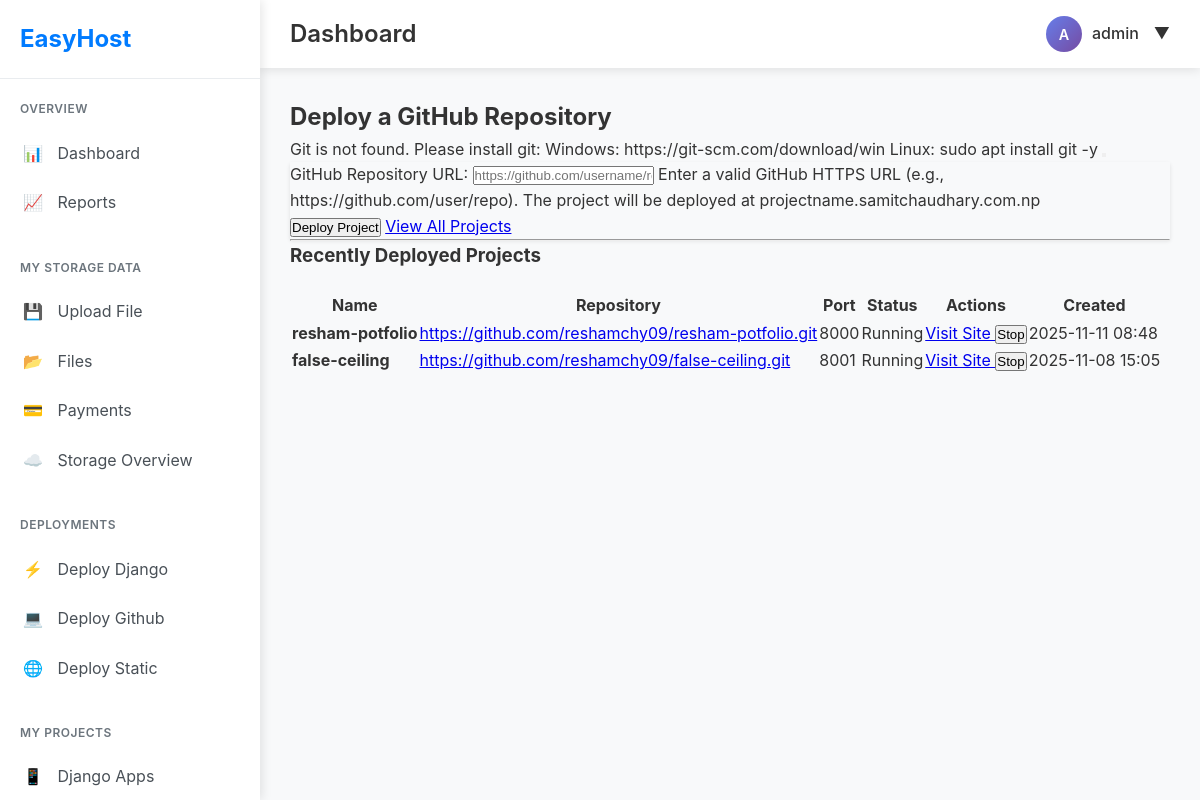
Before: /deploy/ (signed in) with the older database file.
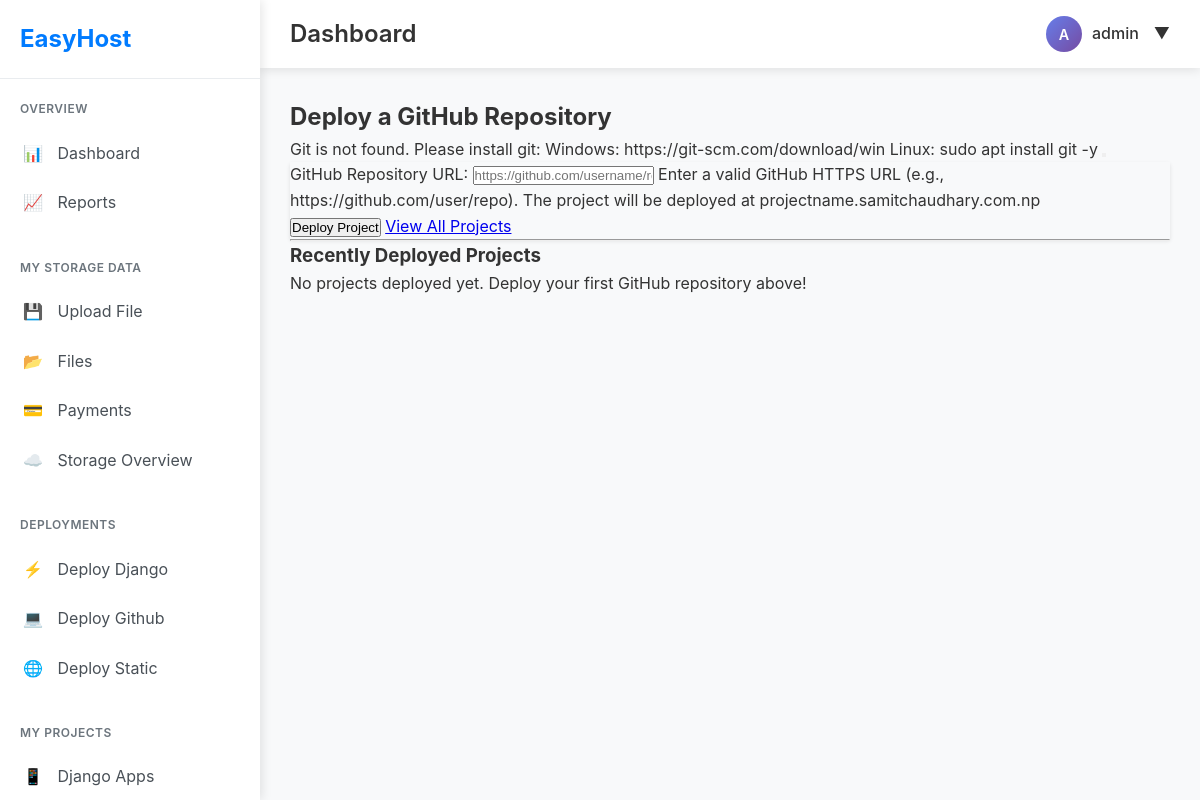
After: the same page with the newer database file.
### app/models.py (models this page shows, shortened)
class DeployedProject(models.Model):
    name = models.CharField(max_length=255, unique=True)
    repo_url = models.URLField()
    port = models.PositiveIntegerField(unique=True)
    running = models.BooleanField(default=False)
    pid = models.PositiveIntegerField(null=True, blank=True)
    created_at = models.DateTimeField(auto_now_add=True)
    updated_at = models.DateTimeField(auto_now=True)
    class Meta:
        ordering = ['-created_at']
        indexes = [
            models.Index(fields=['port']),
            models.Index(fields=['pid']),
            models.Index(fields=['name']),
        ]
    def get_subdomain_url(self):
        return f"http://{self.name}.{MAIN_DOMAIN}"
    def get_host_url(self, request=None):
        use_https = getattr(settings, 'USE_HTTPS', False)
        if use_https:
            return self.get_subdomain_url_secure()
        return self.get_subdomain_url()

### app/views.py (the view, shortened to what this page needs)
# urls.py: path('deploy/', views.github_view, name='github_view'),
def github_view(request):
    try:
        git_path = check_git_installation()
    except EnvironmentError as e:
        messages.error(request, str(e))
        form = DeployForm()
        projects = DeployedProject.objects.order_by('-created_at')[:10]
        return render(request, "github/hosting/deploy_form.html", {
            "form": form,
            "projects": projects,
            "main_domain": MAIN_DOMAIN
        })

### app/forms.py (shortened to what this page needs)
class DeployForm(forms.Form):
    repo_url = forms.URLField(
        label="GitHub Repository URL",
        max_length=500,
        widget=forms.URLInput(attrs={
            'placeholder': 'https://github.com/username/repository',
            'class': 'form-control'
        }),
        help_text="Enter a valid GitHub HTTPS URL (e.g., https://github.com/user/repo). "
                  "The project will be deployed at projectname.samitchaudhary.com.np"
    )

### app/templates/github/hosting/deploy_form.html (shortened to what this page needs)
{% extends "dashboard_base.html" %}
{% block content %}
<div class="container mt-4">
  {% if user.is_authenticated %}
    <h2>Deploy a GitHub Repository</h2>
    {% if messages %}
      {% for message in messages %}
        <div class="alert alert-{{ message.tags }} alert-dismissible fade show" role="alert">
          {{ message }}
          <button type="button" class="btn-close" data-bs-dismiss="alert"></button>
        </div>
      {% endfor %}
    {% endif %}
    <div class="card mb-4">
      <div class="card-body">
        <form method="post">
          {{ form.as_p }}
          <button type="submit" class="btn btn-primary">Deploy Project</button>
          <a href="{% url 'hosted_projects' %}" class="btn btn-secondary">View All Projects</a>
        </form>
      </div>
    </div>
    <hr>
    <h3>Recently Deployed Projects</h3>
    {% if projects %}
      <div class="table-responsive">
        <table class="table table-striped table-bordered">
          <thead class="table-dark">
            <tr>
              <th>Name</th>
              <th>Repository</th>
              <th>Port</th>
              <th>Status</th>
              <th>Actions</th>
              <th>Created</th>
            </tr>
          </thead>
          <tbody>
            {% for project in projects %}
            <tr>
              <td><strong>{{ project.name }}</strong></td>
              <td>
                <a href="{{ project.repo_url }}" target="_blank" rel="noopener">
                  {{ project.repo_url|truncatechars:50 }}
                </a>
              </td>
              <td>{{ project.port }}</td>
              <td>
                {% if project.running %}
                  <span class="badge bg-success">Running</span>
                {% else %}
                  <span class="badge bg-secondary">Stopped</span>
                {% endif %}
              </td>
              <td>
                {% if project.running %}
                  <a href="{{ project.get_host_url }}" target="_blank" rel="noopener" class="btn btn-sm btn-info">
                    Visit Site
                  </a>
                  <form method="post" action="{% url 'stop_project' pk=project.pk %}" style="display:inline;">
                    <button type="submit" class="btn btn-sm btn-danger" onclick="return confirm('Stop this project?')">
                      Stop
                    </button>
                  </form>
                {% else %}
                  <span class="text-muted">Not Available</span>
                {% endif %}
              </td>
              <td>{{ project.created_at|date:"Y-m-d H:i" }}</td>
            </tr>
            {% endfor %}
          </tbody>
        </table>
      </div>
    {% else %}
      <div class="alert alert-info">
        <p>No projects deployed yet. Deploy your first GitHub repository above!</p>
      </div>
    {% endif %}
  {% else %}
    <div class="alert alert-warning">
      <p>You must <a href="{% url 'login' %}">log in</a> to deploy repositories.</p>
    </div>
  {% endif %}
</div>
{% endblock %}

Changed rows visible on the page:
removed DeployedProject: name "resham-potfolio", repo_url "https://github.com/reshamchy09/resham-potfolio.git", port "8000", running "Running", created_at "2025-11-11 08:48"
removed DeployedProject: name "false-ceiling", repo_url "https://github.com/reshamchy09/false-ceiling.git", port "8001", running "Running", created_at "2025-11-08 15:05"
Other visible differences:
text no longer shown: "Name Repository Port Status Actions Created"
text now shown: "No projects deployed yet. Deploy your first GitHub repository above!"
